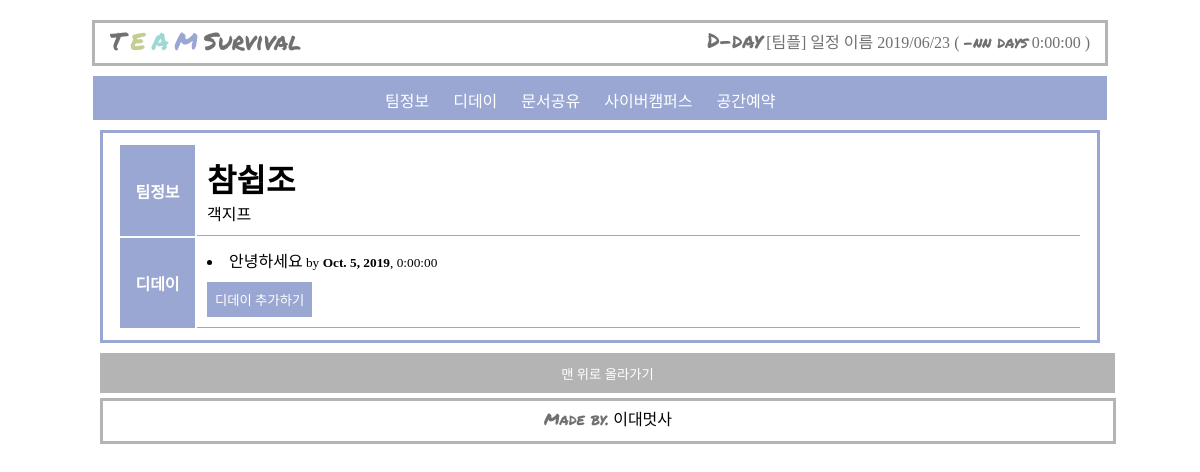
Page /team/2 on the committed database.
### blog/models.py (models this page shows, shortened)
class Team(models.Model):
    user = models.ForeignKey(Myuser, related_name='my_user', on_delete=models.CASCADE, default=1)
    t_name = models.CharField(max_length=100, default='')
    t_class = models.CharField(max_length=100)

class Dday(models.Model):
    team = models.ForeignKey(Team, related_name='my_team', on_delete=models.CASCADE)
    title = models.CharField(max_length=10)
    date = models.DateField()
    def delta(self):
        delta=datetime.now().date()- self.date
        return delta

### blog/views.py (the view)
# urls.py: path('team/<int:team_id>', blog.views.team, name="team"),
def team(request, team_id):
    team_detail = get_object_or_404(Team, pk= team_id)
    return render(request, 'team.html', {'team': team_detail})

### blog/templates/team.html (shortened to what this page needs)
{% extends 'nav.html'%}
{% load staticfiles %}
{% block contents %}
<div class="team_nav">
    <ul>
      <a href="#팀정보"><li>팀정보</li></a>
      <a href="#디데이"><li>디데이</li></a>
      <a href="http://docs.google.com"><li>문서공유</li></a>
      <a href="http://cyber.ewha.ac.kr" ><li>사이버캠퍼스</li></a>
      <a href="http://eureka.ewha.ac.kr/eureka/my/main.do?LANG_CD=KO"><li>공간예약</li></a>
    </ul>
  </div>
<div class="container">
  <table class="team_table">
    <tr>
      <th id="팀정보">팀정보</th>
      <td>
        <h1>{{ team.t_name }}</h1>
        <p>{{ team.t_class }}</p>
      </td>
    </tr>
    <tr>
      <th id="디데이">디데이</th>
      <td>
        {% for dday in team.my_team.all %}
              <div class="d_day">
              <li>
                  {{ dday.title }}<small> by <strong>   {{ dday.date }}</strong>,  {{ dday.delta }}</small>
              </li>
              </div>
              {% empty %}
                <p>아직 디데이가 없습니다.</p>
              {% endfor %}
        <a href="{% url 'dday_new' team.pk %}"><button type="button" value="디데이" class="add_day">디데이 추가하기</button></a>
      </td>
    </tr>
  </table>
</div>
{% endblock %}

### teamproject/templates/nav.html (style rules this page uses)
* { margin:0;padding:0; font-family:"Noto Sans KR"; }

### blog/templates/team.html (style rules this page uses)
.team_nav { background-color:#9AA7D2; width:1000px; margin:auto; padding:7px; }
.team_nav ul { height:30px; width:450px; margin:auto; }
.team_nav li { display:inline-block; padding:5px 10px; color: white; text-decoration:none; }
.team_table { border:#9AA7D2 solid 3px; width: 1000px; margin:10px auto; padding: 10px 15px; }
.team_table th { background-color:#9AA7D2; width:75px; color:white; padding:10px 0px; }
.team_table td { padding:10px; border-bottom: #9AA7D2 1px solid; }
.add_day { color:white; border:#9AA7D2 solid 3px; background-color: #9AA7D2; padding: 5px; margin-top:10px; }

### rows in the picture
Team: t_name "참쉽조", t_class "객지프"
Dday: title "안녕하세요", date "Oct. 5, 2019", delta "0:00:00"
